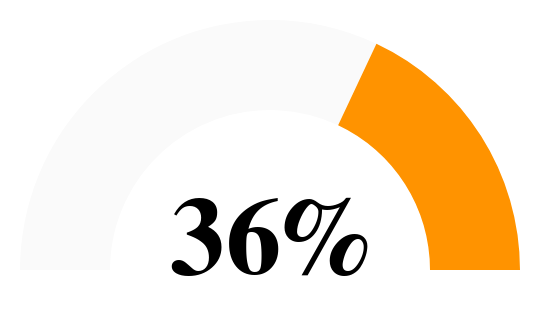

This figure's Vega-Lite source:
### Vega specification from a JSON file in a GitHub repository (floating-point values rounded to 4 significant figures)
{"$schema": "https://vega.github.io/schema/vega/v5.json", "description": "A basic semi donut chart example.", "width": 250, "padding": 10, "title": {"text": "36%", "font": "Rubik", "fontSize": 55, "fontWeight": "700", "dy": {"signal": "width/1.75"}}, "signals": [{"name": "hoverValue", "value": null, "on": [{"events": "arc:mouseover, @legendLabel:mouseover, @legendSymbol:mouseover", "update": "datum.value"}, {"events": "arc:mouseout, @legendLabel:mouseout, @legendSymbol:mouseout", "update": "null"}]}, {"name": "hoverOpacity", "update": "if(hoverValue, 0.5, 1)", "value": 1}, {"name": "click", "value": null, "on": [{"events": "arc:click", "update": "datum.wikirate_page"}, {"events": "arc:click", "update": "datum.wikirate_page"}]}], "data": [{"name": "table", "values": [{"id": 1, "percent": 64}, {"id": 2, "percent": 36}], "transform": [{"type": "pie", "field": "percent", "startAngle": -1.571, "endAngle": 1.571, "sort": false}]}], "scales": [{"name": "color", "type": "ordinal", "range": ["#fafafa", "#FF9300"], "domain": [1, 2]}], "marks": [{"type": "arc", "from": {"data": "table"}, "encode": {"enter": {"fill": {"scale": "color", "field": "id"}, "x": {"signal": "width / 2"}, "y": {"signal": "height / 2"}, "startAngle": {"signal": "datum.startAngle"}, "endAngle": {"signal": "datum.endAngle"}, "padAngle": {"value": 0}, "innerRadius": {"value": 80}, "outerRadius": {"signal": "width / 2"}, "cornerRadius": {"value": 0}}, "update": {"cursor": {"value": "pointer"}}}}]}
